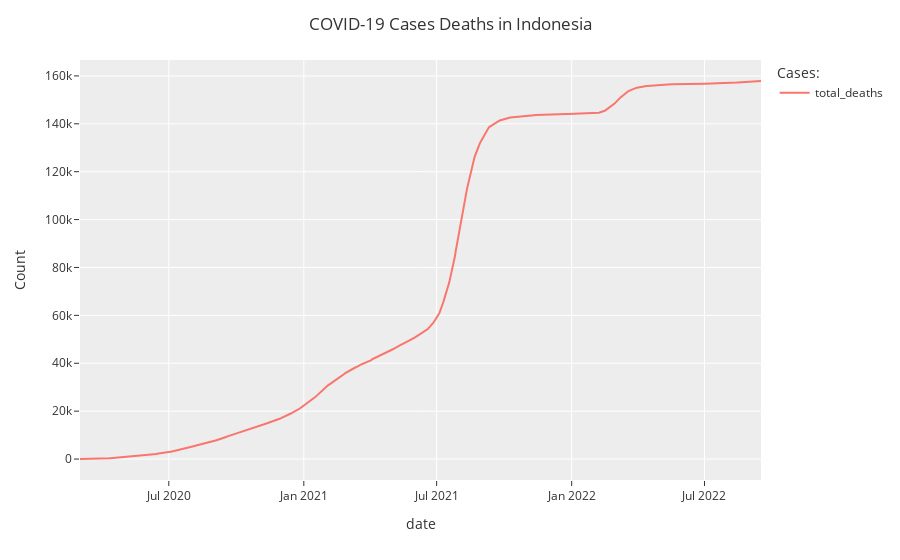

Notebook cell for this chart:
### Code cell
# Grouping cases by date 
temp_deaths = df_cov.groupby('date')['total_deaths', 'location_iso_code'].max().reset_index()    # type: ignore
temp_deaths = temp_deaths[temp_deaths['location_iso_code'] == 'IDN']

# Unpivoting 
temp_deaths = temp_deaths.melt(id_vars='date',value_vars = ['total_deaths'], var_name='Cases:', value_name='Count') 

# Visualization
fig = px.line(temp_deaths, x='date', y='Count', color='Cases:', template='ggplot2') 
fig.update_layout(title="COVID-19 Cases Deaths in Indonesia")
fig.show()

### Figure 1 — Plotly figure (JSON) as saved in the notebook; plotly's stock layout.template omitted (floating-point values rounded to 4 significant figures; data arrays with more than 128 entries replaced by an {"elided": "..."} marker saying what was removed)
{"data": [{"hovertemplate": "Cases:=total_deaths<br>date=%{x}<br>Count=%{y}<extra></extra>", "legendgroup": "total_deaths", "line": {"color": "#F8766D", "dash": "solid"}, "marker": {"symbol": "circle"}, "mode": "lines", "name": "total_deaths", "orientation": "v", "showlegend": true, "type": "scatter", "x": {"elided": "929 str values"}, "xaxis": "x", "y": {"elided": "929 int values"}, "yaxis": "y"}], "layout": {"legend": {"title": {"text": "Cases:"}, "tracegroupgap": 0}, "margin": {"t": 60}, "title": {"text": "COVID-19 Cases Deaths in Indonesia"}, "xaxis": {"anchor": "y", "domain": [0, 1], "title": {"text": "date"}}, "yaxis": {"anchor": "x", "domain": [0, 1], "title": {"text": "Count"}}}}
